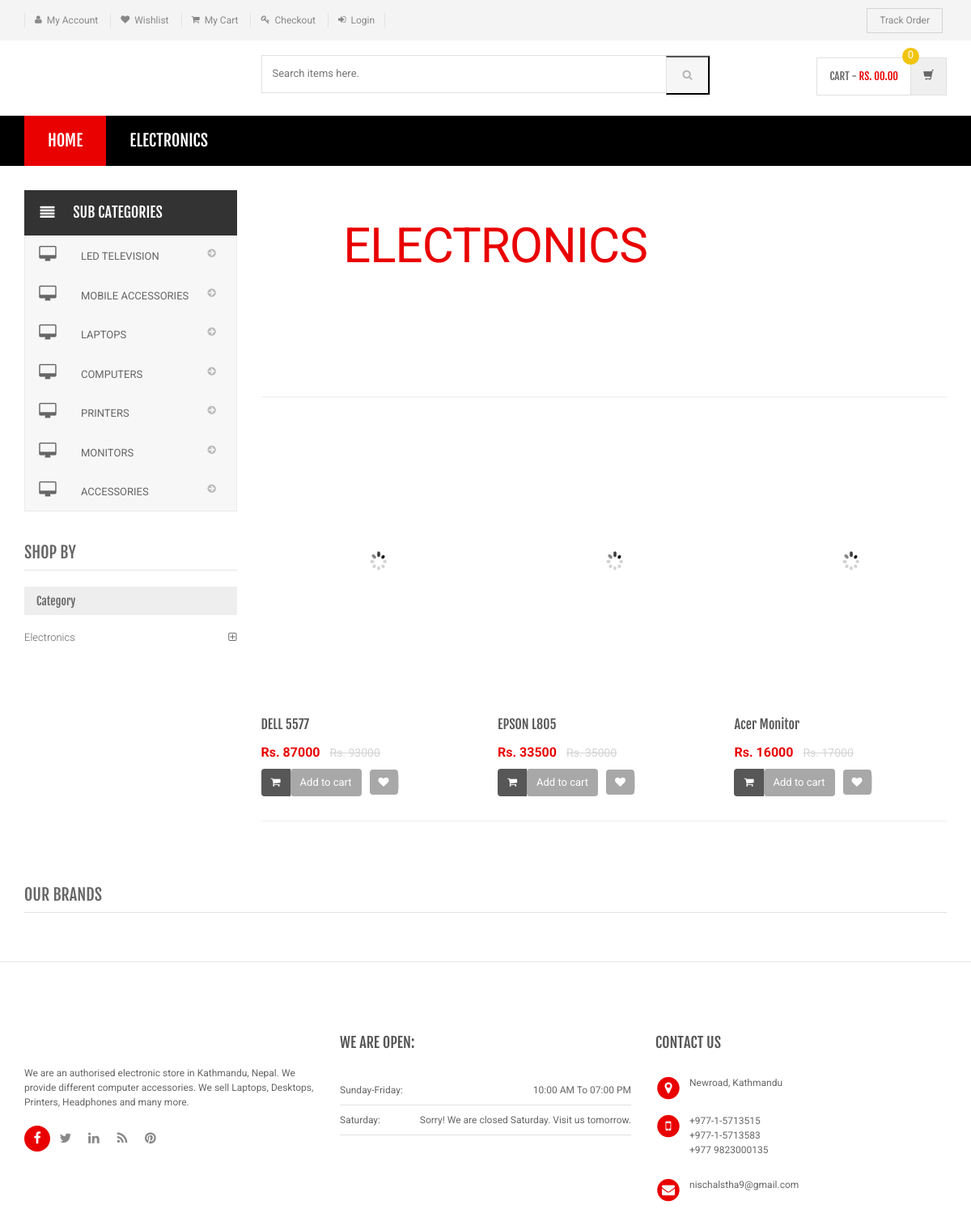
The page /category.php?cid=4 on the database its author committed.
### tables this page shows
CREATE TABLE `category` (
  `id` int(11) NOT NULL,
  `categoryName` varchar(255) DEFAULT NULL,
  `categoryDescription` longtext,
  `creationDate` timestamp NOT NULL DEFAULT CURRENT_TIMESTAMP,
  `updationDate` varchar(255) DEFAULT NULL
);

CREATE TABLE `subcategory` (
  `id` int(11) NOT NULL,
  `categoryid` int(11) DEFAULT NULL,
  `subcategory` varchar(255) DEFAULT NULL,
  `creationDate` timestamp NULL DEFAULT CURRENT_TIMESTAMP,
  `updationDate` varchar(255) DEFAULT NULL
);

CREATE TABLE `products` (
  `id` int(11) NOT NULL,
  `category` int(11) NOT NULL,
  `subCategory` int(11) DEFAULT NULL,
  `productName` varchar(255) DEFAULT NULL,
  `productCompany` varchar(255) DEFAULT NULL,
  `productPrice` int(11) DEFAULT NULL,
  `productPriceBeforeDiscount` int(11) DEFAULT NULL,
  `productDescription` longtext,
  `productImage1` varchar(255) DEFAULT NULL,
  `productImage2` varchar(255) DEFAULT NULL,
  `productImage3` varchar(255) DEFAULT NULL,
  `shippingCharge` int(11) DEFAULT NULL,
  `productAvailability` varchar(255) DEFAULT NULL,
  `postingDate` timestamp NULL DEFAULT CURRENT_TIMESTAMP,
  `updationDate` varchar(255) DEFAULT NULL
);

### category.php (the view, shortened to what this page needs)
<?php
include('includes/config.php');
$cid=intval($_GET['cid']);
?>
<!DOCTYPE html>
<html lang="en">
	<head>
	    <link rel="stylesheet" href="assets/css/bootstrap.min.css">
	    <link rel="stylesheet" href="assets/css/main.css">
	    <link rel="stylesheet" href="assets/css/green.css">
	    <link rel="stylesheet" href="assets/css/owl.carousel.css">
		<link rel="stylesheet" href="assets/css/owl.transitions.css">
		<link href="assets/css/lightbox.css" rel="stylesheet">
		<link rel="stylesheet" href="assets/css/animate.min.css">
		<link rel="stylesheet" href="assets/css/rateit.css">
		<link rel="stylesheet" href="assets/css/bootstrap-select.min.css">
		<link rel="stylesheet" href="assets/css/config.css">
		<link href="assets/css/green.css" rel="alternate stylesheet" title="Green color">
		<link href="assets/css/blue.css" rel="alternate stylesheet" title="Blue color">
		<link href="assets/css/red.css" rel="alternate stylesheet" title="Red color">
		<link href="assets/css/orange.css" rel="alternate stylesheet" title="Orange color">
		<link href="assets/css/dark-green.css" rel="alternate stylesheet" title="Darkgreen color">
		<link rel="stylesheet" href="assets/css/font-awesome.min.css">
	</head>
    <body class="cnt-home">
<header class="header-style-1">
<?php include('includes/top-header.php');?>
<?php include('includes/main-header.php');?>
<?php include('includes/menu-bar.php');?>
</header>
<div class="body-content outer-top-xs">
	<div class='container'>
		<div class='row outer-bottom-sm'>
			<div class='col-md-3 sidebar'>
<div class="side-menu animate-dropdown outer-bottom-xs">
<div class="side-menu animate-dropdown outer-bottom-xs">
    <div class="head"><i class="icon fa fa-align-justify fa-fw"></i>Sub Categories</div>
    <nav class="yamm megamenu-horizontal" role="navigation">
        <ul class="nav">
            <li class="dropdown menu-item">
              <?php $sql=mysqli_query($con,"select id,subcategory  from subcategory where categoryid='$cid'");
while($row=mysqli_fetch_array($sql))
{
    ?>
                <a href="sub-category.php?scid=<?php echo $row['id'];?>" class="dropdown-toggle"><i class="icon fa fa-desktop fa-fw"></i>
                <?php echo $row['subcategory'];?></a>
                <?php }?>
</li>
</ul>
    </nav>
</div>
</div>
	            <div class="sidebar-module-container">
	            	<h3 class="section-title">Shop by</h3>
	            	<div class="sidebar-filter">
<div class="sidebar-widget wow fadeInUp outer-bottom-xs ">
	<div class="widget-header m-t-20">
		<h4 class="widget-title">Category</h4>
	</div>
	<div class="sidebar-widget-body m-t-10">
	         <?php $sql=mysqli_query($con,"select id,categoryName  from category");
while($row=mysqli_fetch_array($sql))
{
    ?>
		<div class="accordion">
	    	<div class="accordion-group">
	            <div class="accordion-heading">
	                <a href="category.php?cid=<?php echo $row['id'];?>"  class="accordion-toggle collapsed">
	                   <?php echo $row['categoryName'];?>
	                </a>
	            </div>
	        </div>
	    </div>
	    <?php } ?>
	</div>
</div>
	            	</div>
	            </div>
            </div>
			<div class='col-md-9'>
	<div id="category" class="category-carousel hidden-xs">
		<div class="item">
			<div class="container-fluid">
				<div class="caption vertical-top text-left">
					       <?php $sql=mysqli_query($con,"select categoryName  from category where id='$cid'");
while($row=mysqli_fetch_array($sql))
{
    ?>
					<div class="excerpt hidden-sm hidden-md">
						<?php echo htmlentities($row['categoryName']);?>
					</div>
			<?php } ?>
				</div>
			</div>
		</div>
</div>
				<div class="search-result-container">
					<div id="myTabContent" class="tab-content">
						<div class="tab-pane active " id="grid-container">
							<div class="category-product  inner-top-vs">
								<div class="row">
			<?php
$ret=mysqli_query($con,"select * from products where category='$cid'");
$num=mysqli_num_rows($ret);
if($num>0)
{
while ($row=mysqli_fetch_array($ret))
{?>
		<div class="col-sm-6 col-md-4 wow fadeInUp">
			<div class="products">
	<div class="product">
		<div class="product-image">
			<div class="image">
				<a href="product-details.php?pid=<?php echo htmlentities($row['id']);?>"><img  src="assets/images/blank.gif" data-echo="admin/productimages/<?php echo htmlentities($row['id']);?>/<?php echo htmlentities($row['productImage1']);?>" alt="" width="288" height="346"></a>
			</div>
		</div>
		<div class="product-info text-left">
			<h3 class="name"><a href="product-details.php?pid=<?php echo htmlentities($row['id']);?>"><?php echo htmlentities($row['productName']);?></a></h3>
			<div class="product-price">
				<span class="price">
					Rs. <?php echo htmlentities($row['productPrice']);?>			</span>
										     <span class="price-before-discount">Rs. <?php echo htmlentities($row['productPriceBeforeDiscount']);?></span>
			</div>
		</div>
					<div class="cart clearfix animate-effect">
				<div class="action">
					<ul class="list-unstyled">
						<li class="add-cart-button btn-group">
							<button class="btn btn-primary icon" data-toggle="dropdown" type="button">
								<i class="fa fa-shopping-cart"></i>
							</button>
							<a href="category.php?page=product&action=add&id=<?php echo $row['id']; ?>">
							<button class="btn btn-primary" type="button">Add to cart</button></a>
						</li>
		                <li class="lnk wishlist">
							<a class="add-to-cart" href="category.php?pid=<?php echo htmlentities($row['id'])?>&&action=wishlist" title="Wishlist">
								 <i class="icon fa fa-heart"></i>
							</a>
						</li>
					</ul>
				</div>
			</div>
			</div>
			</div>
		</div>
	  <?php } } else {?>
		<div class="col-sm-6 col-md-4 wow fadeInUp"> <h3>No Product Found</h3>
		</div>
<?php } ?>
										</div>
							</div>
						</div>
				</div>
			</div>
		</div></div>
		<?php include('includes/brands-slider.php');?>
</div>
</div>
<?php include('includes/footer.php');?>
</body>
</html>

### includes/menu-bar.php (shortened to what this page needs)
<div class="header-nav animate-dropdown">
    <div class="container">
        <div class="yamm navbar navbar-default" role="navigation">
            <div class="nav-bg-class">
                <div class="navbar-collapse collapse" id="mc-horizontal-menu-collapse">
	<div class="nav-outer">
		<ul class="nav navbar-nav">
			<li class="active dropdown yamm-fw">
				<a href="index.php" data-hover="dropdown" class="dropdown-toggle">Home</a>
			</li>
              <?php $sql=mysqli_query($con,"select id,categoryName  from category limit 6");
while($row=mysqli_fetch_array($sql))
{
    ?>
			<li class="dropdown yamm">
				<a href="category.php?cid=<?php echo $row['id'];?>"> <?php echo $row['categoryName'];?></a>
			</li>
			<?php } ?>
		</ul>
		<div class="clearfix"></div>
	</div>
</div>
            </div>
        </div>
    </div>
</div>

### assets/css/green.css (style rules this page uses)
a { color: #e90000; }
.header-style-1 .header-nav { background: #000000; }
.cnt-home .header-style-1 .header-nav .navbar .navbar-nav > li.active { background: #e90000; }
.product .product-info .product-price .price { color: #e90000; }
.sidebar .sidebar-module-container .sidebar-widget .sidebar-widget-body .accordion .accordion-group .accordion-heading .accordion-toggle, .sidebar .sidebar-module-container .sidebar-widget .sidebar-widget-body .accordion .accordion-group .accordion-heading .accordion-toggle:hover, .sidebar .sidebar-module-container .sidebar-widget .sidebar-widget-body .accordion .accordion-group .accordion-heading .accordion-toggle:focus, .sidebar .sidebar-module-container .sidebar-widget .sidebar-widget-body .accordion .accordion-group .accordion-heading .accordion-toggle:after { color: #e90000; }

### assets/css/lightbox.css (style rules this page uses)
body:after { content: url(../images/close.png) url(../images/loading.gif) url(../images/prev.png) url(../images/next.png); display: none; }

### assets/css/blue.css (style rules this page uses)
a { color: #3498db; }
.header-style-1 .header-nav { background: #3498db; }
.cnt-home .header-style-1 .header-nav .navbar .navbar-nav > li.active { background: #1d6ca1; }
.product .product-info .product-price .price { color: #3498db; }
.sidebar .sidebar-module-container .sidebar-widget .sidebar-widget-body .accordion .accordion-group .accordion-heading .accordion-toggle, .sidebar .sidebar-module-container .sidebar-widget .sidebar-widget-body .accordion .accordion-group .accordion-heading .accordion-toggle:hover, .sidebar .sidebar-module-container .sidebar-widget .sidebar-widget-body .accordion .accordion-group .accordion-heading .accordion-toggle:focus, .sidebar .sidebar-module-container .sidebar-widget .sidebar-widget-body .accordion .accordion-group .accordion-heading .accordion-toggle:after { color: #3498db; }

### assets/css/red.css (style rules this page uses)
a { color: #ff6c6c; }
.header-style-1 .header-nav { background: #ff6c6c; }
.cnt-home .header-style-1 .header-nav .navbar .navbar-nav > li.active { background: #ff1a1a; }
.product .product-info .product-price .price { color: #ff6c6c; }
.sidebar .sidebar-module-container .sidebar-widget .sidebar-widget-body .accordion .accordion-group .accordion-heading .accordion-toggle, .sidebar .sidebar-module-container .sidebar-widget .sidebar-widget-body .accordion .accordion-group .accordion-heading .accordion-toggle:hover, .sidebar .sidebar-module-container .sidebar-widget .sidebar-widget-body .accordion .accordion-group .accordion-heading .accordion-toggle:focus, .sidebar .sidebar-module-container .sidebar-widget .sidebar-widget-body .accordion .accordion-group .accordion-heading .accordion-toggle:after { color: #ff6c6c; }

### assets/css/orange.css (style rules this page uses)
a { color: #f39c12; }
.header-style-1 .header-nav { background: #f39c12; }
.cnt-home .header-style-1 .header-nav .navbar .navbar-nav > li.active { background: #ab6c09; }
.product .product-info .product-price .price { color: #f39c12; }
.sidebar .sidebar-module-container .sidebar-widget .sidebar-widget-body .accordion .accordion-group .accordion-heading .accordion-toggle, .sidebar .sidebar-module-container .sidebar-widget .sidebar-widget-body .accordion .accordion-group .accordion-heading .accordion-toggle:hover, .sidebar .sidebar-module-container .sidebar-widget .sidebar-widget-body .accordion .accordion-group .accordion-heading .accordion-toggle:focus, .sidebar .sidebar-module-container .sidebar-widget .sidebar-widget-body .accordion .accordion-group .accordion-heading .accordion-toggle:after { color: #f39c12; }

### assets/css/dark-green.css (style rules this page uses)
a { color: #12cca7; }
.header-style-1 .header-nav { background: #12cca7; }
.cnt-home .header-style-1 .header-nav .navbar .navbar-nav > li.active { background: #0b816a; }
.product .product-info .product-price .price { color: #12cca7; }
.sidebar .sidebar-module-container .sidebar-widget .sidebar-widget-body .accordion .accordion-group .accordion-heading .accordion-toggle, .sidebar .sidebar-module-container .sidebar-widget .sidebar-widget-body .accordion .accordion-group .accordion-heading .accordion-toggle:hover, .sidebar .sidebar-module-container .sidebar-widget .sidebar-widget-body .accordion .accordion-group .accordion-heading .accordion-toggle:focus, .sidebar .sidebar-module-container .sidebar-widget .sidebar-widget-body .accordion .accordion-group .accordion-heading .accordion-toggle:after { color: #12cca7; }

### rows shown on the page
category: categoryName "ELECTRONICS", categoryName "Electronics"
subcategory: subcategory "LED TELEVISION"
subcategory: subcategory "MOBILE ACCESSORIES"
subcategory: subcategory "LAPTOPS"
subcategory: subcategory "COMPUTERS"
subcategory: subcategory "PRINTERS"
subcategory: subcategory "MONITORS"
subcategory: subcategory "ACCESSORIES"
products: productName "DELL 5577", productPrice "87000", productPriceBeforeDiscount "93000"
products: productName "EPSON L805", productPrice "33500", productPriceBeforeDiscount "35000"
products: productName "Acer Monitor", productPrice "16000", productPriceBeforeDiscount "17000"
